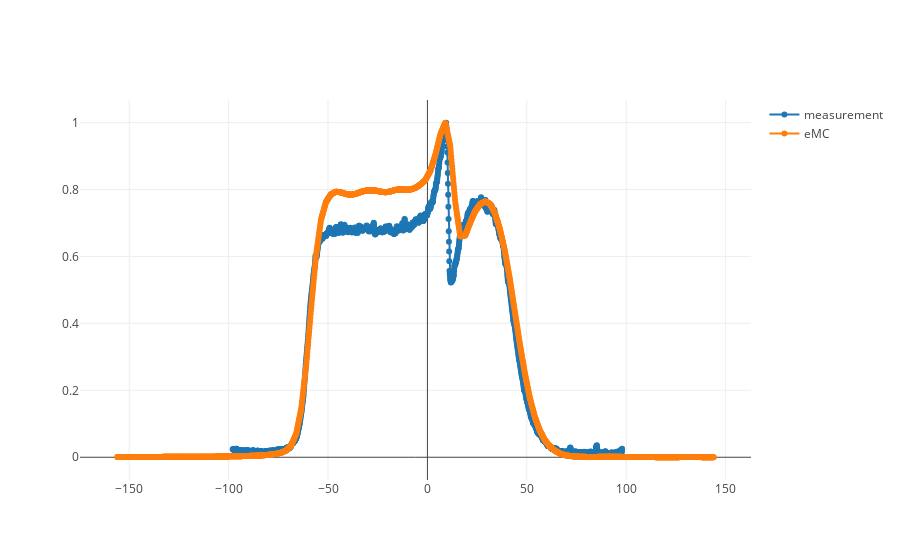
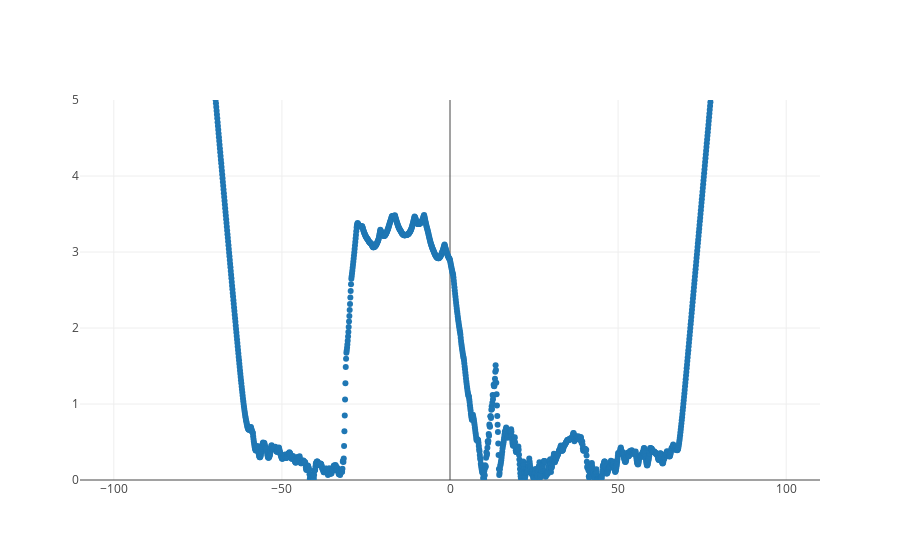

Notebook source saved alongside these figures, in order:
### Code cell
#Create numpy ndarray from pandas dataFrames
#You can change headers
refX=df1['pas']
refY=df1['value']
emcX=df3['pas']
emcY=df3['value']

print type(df1['value'][1])
refX=refX-(refX.max()/2)
emcX=emcX-(emcX.max()/2)

# Compute Linear interpolation for simulated values and measured values according to your parameters (change 1000 values to change number of points)
if LinearInterpolation==True:
    #A=((refX.max()-refX.min())/NewStep)
    #B=((gateX.max()-gateX.min())/NewStep)
    refX2=np.linspace(refX.min(), refX.max(), 2000)
    refY2=np.interp(refX2, refX, refY)
    emcX2=np.linspace(emcX.min(), emcX.max(), 2000)
    emcY2=np.interp(emcX2, emcX, emcY)
else:
    refX2= refX
    refY2= refY
    emcX2= emcX
    emcY2= emcY
    

# Scaling for relative comparison
emcX2=emcX2+Xscale1
emcY2=emcY2*Yscale1



#create numpy ndarray for gamma comprison
deltaD=np.zeros(len(refY2))
gammaIndex2=np.zeros(len(emcX2))
gammaIndexTEMP=np.zeros(len(refX2))
drTEMP=np.zeros(len(refX2))
dr=np.zeros(len(refX2))

#compute Gamma Index 1D
for i in range(len(emcX2)):
    for j in range(len(refX2)):
        dr[j]=(emcX2[i]-refX2[j])
        deltaD[j]=emcY2[i]-refY2[j]
        gammaIndexTEMP[j]=m.sqrt(((deltaD[j]**2)/deltaDmax**2) + ((dr[j]**2)/DTA**2))
    #print gammaIndexTEMP.argmin()
    gammaIndex2[i]=gammaIndexTEMP.min()

#Compute Gamma Index Pass Rate (with threshold or not)
nok=0.0
a=0
if Threshold==True: 
    for i in range(len(gammaIndex2)):

        if emcY2[i]>0.10:
            a=a+1
            if gammaIndex2[i]<1:
                nok=nok+1
    print ('nombre de points testés : ' +str(a))
    print ('nombre de points passant le test (<1) : ' +str(nok))
    passRate=(nok/a)*100
else:
    nok=(gammaIndex2 < 1).sum()
    passRate=nok*100.0/len(gammaIndex2)

#print results
percentDmax=deltaDmax*100
print('Gamma Index Pass Rate '+str(percentDmax) + '% - ' +str(DTA) + 'mm :'  +str(passRate) +' %')

      
    
# Plot profil or PDD with plotly      

trace4 = go.Scatter(
    x = emcX2,
    y = emcY2,
    mode = 'lines+markers', 
    name = 'eMC')

#Plot gamma Index with plotly
trace5 = go.Scatter(
    x = refX2,
    y = gammaIndex2,
    mode = 'markers', 
    name = 'gamma index eMC '+str(percentDmax) +'%/'+str(DTA) +'mm')


            
data = [trace1, trace4]
py.iplot(data, filename='scatter-mode')   

layout = go.Layout(
    yaxis=dict(
        range = [0 , 5]), 
     )
data1 = [trace5]
fig0= go.Figure(data=data1, layout=layout)
py.iplot(fig0, filename='scatter-mode')

### Figure 1 — Plotly figure (JSON) as saved in the notebook; plotly's stock layout.template omitted (floating-point values rounded to 4 significant figures; data arrays with more than 128 entries replaced by an {"elided": "..."} marker saying what was removed)
{"data": [{"mode": "lines+markers", "name": "measurement", "type": "scatter", "x": {"elided": "2000 float values"}, "y": {"elided": "2000 float values"}}, {"mode": "lines+markers", "name": "eMC", "type": "scatter", "x": {"elided": "2000 float values"}, "y": {"elided": "2000 float values"}}], "layout": {}}

### Figure 2 — Plotly figure (JSON) as saved in the notebook; plotly's stock layout.template omitted (floating-point values rounded to 4 significant figures; data arrays with more than 128 entries replaced by an {"elided": "..."} marker saying what was removed)
{"data": [{"mode": "markers", "name": "gamma index eMC 3.0%/3mm", "type": "scatter", "x": {"elided": "2000 float values"}, "y": {"elided": "2000 float values"}}], "layout": {"yaxis": {"range": [0, 5]}}}
